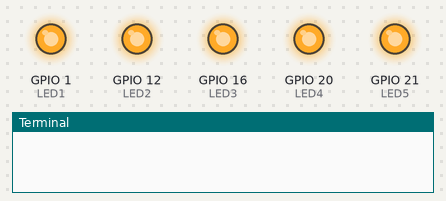
The program below on a simulated Raspberry Pi (BCM pin numbers). Parts: output pins drawn as LEDs (lit = HIGH), the last lines printed to the terminal.

Above: at 0.5 s.
At 3.5 s:
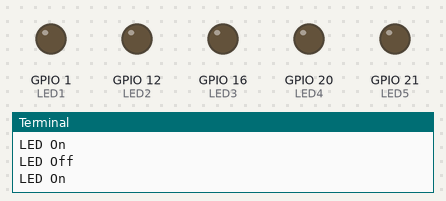
Timing chart, 0 to 4.6 s (numbered marks = the images above):
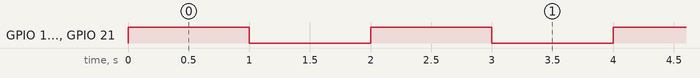

Measured:
- by itself, GPIO 1 (LED1), GPIO 12 (LED2), GPIO 16 (LED3), GPIO 20 (LED4), GPIO 21 (LED5): alternates HIGH for 1.0 s and LOW for 1.0 s

The program:

_02_LED_multiple_simultaneously.py
```python
# Program to blink Multple LED simulatneously
import RPi.GPIO as GPIO
import time
GPIO.setmode(GPIO.BCM)
LED1 = 1
LED2 = 12
LED3 = 16
LED4 = 20
LED5 = 21
GPIO.setup(LED1,GPIO.OUT)
GPIO.setup(LED2,GPIO.OUT)
GPIO.setup(LED3,GPIO.OUT)
GPIO.setup(LED4,GPIO.OUT)
GPIO.setup(LED5,GPIO.OUT)
while True:
    GPIO.output(LED1, True)
    GPIO.output(LED2, True)
    GPIO.output(LED3, True)
    GPIO.output(LED4, True)
    GPIO.output(LED5, True)
    time.sleep(1)
    print("LED On")
    GPIO.output(LED1, False)
    GPIO.output(LED2, False)
    GPIO.output(LED3, False)
    GPIO.output(LED4, False)
    GPIO.output(LED5, False)
    time.sleep(1)
    print("LED Off")
```
